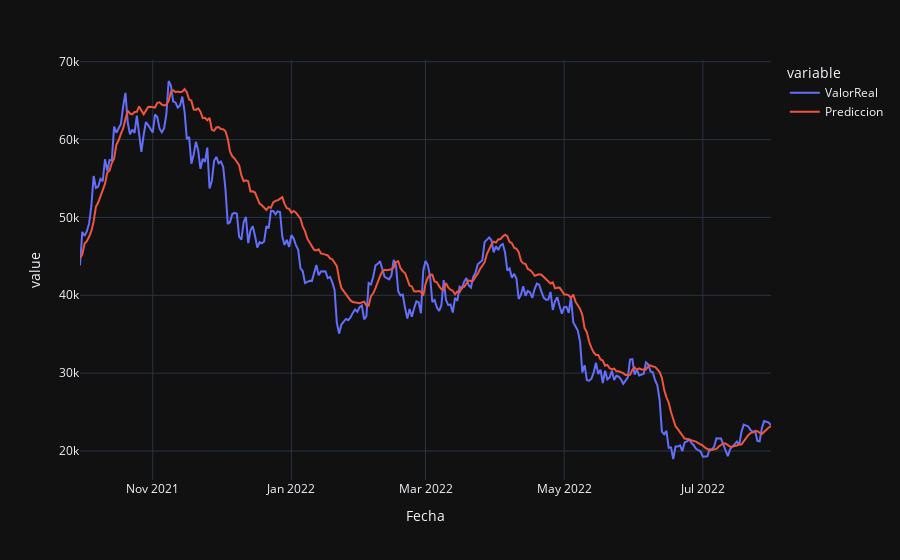

Notebook source saved alongside this figure:
### Code cell
import plotly.express as px

fig = px.line(df_result, x="Fecha", y=['ValorReal', 'Prediccion'], template="plotly_dark")
fig.show()

### Figure 1 — Plotly figure (JSON) as saved in the notebook; plotly's stock layout.template omitted (floating-point values rounded to 4 significant figures; data arrays with more than 128 entries replaced by an {"elided": "..."} marker saying what was removed)
{"data": [{"hovertemplate": "variable=ValorReal<br>Fecha=%{x}<br>value=%{y}<extra></extra>", "legendgroup": "ValorReal", "line": {"color": "#636efa", "dash": "solid"}, "marker": {"symbol": "circle"}, "mode": "lines", "name": "ValorReal", "orientation": "v", "showlegend": true, "type": "scatter", "x": {"elided": "305 str values"}, "xaxis": "x", "y": {"elided": "305 float values"}, "yaxis": "y"}, {"hovertemplate": "variable=Prediccion<br>Fecha=%{x}<br>value=%{y}<extra></extra>", "legendgroup": "Prediccion", "line": {"color": "#EF553B", "dash": "solid"}, "marker": {"symbol": "circle"}, "mode": "lines", "name": "Prediccion", "orientation": "v", "showlegend": true, "type": "scatter", "x": {"elided": "305 str values"}, "xaxis": "x", "y": {"elided": "305 float values"}, "yaxis": "y"}], "layout": {"legend": {"title": {"text": "variable"}, "tracegroupgap": 0}, "margin": {"t": 60}, "xaxis": {"anchor": "y", "domain": [0, 1], "title": {"text": "Fecha"}}, "yaxis": {"anchor": "x", "domain": [0, 1], "title": {"text": "value"}}}}
